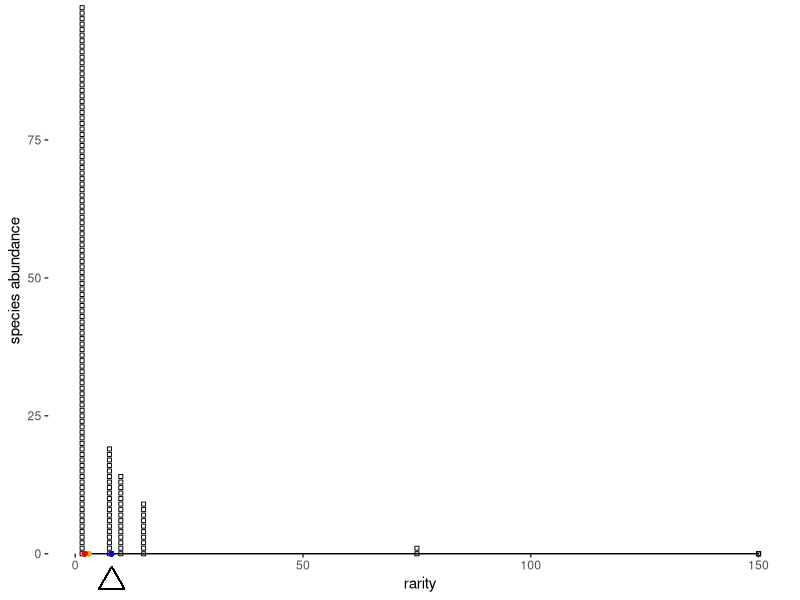
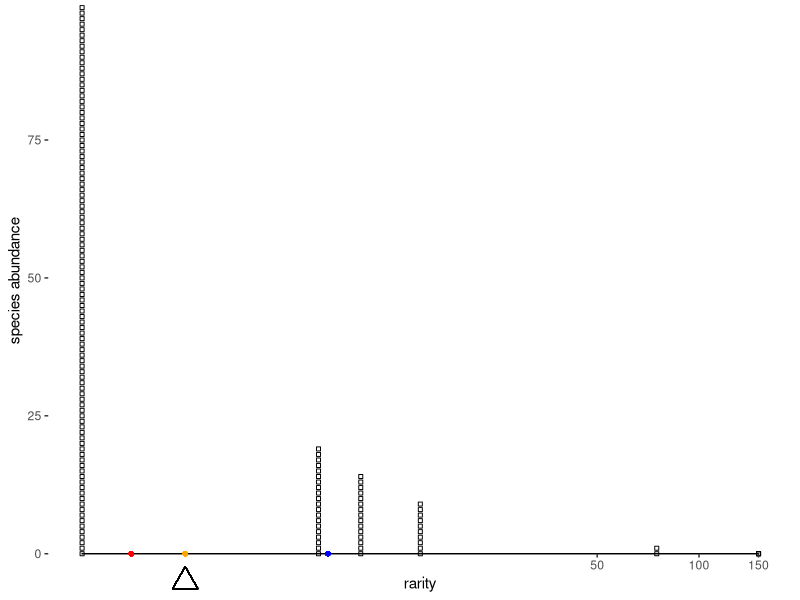
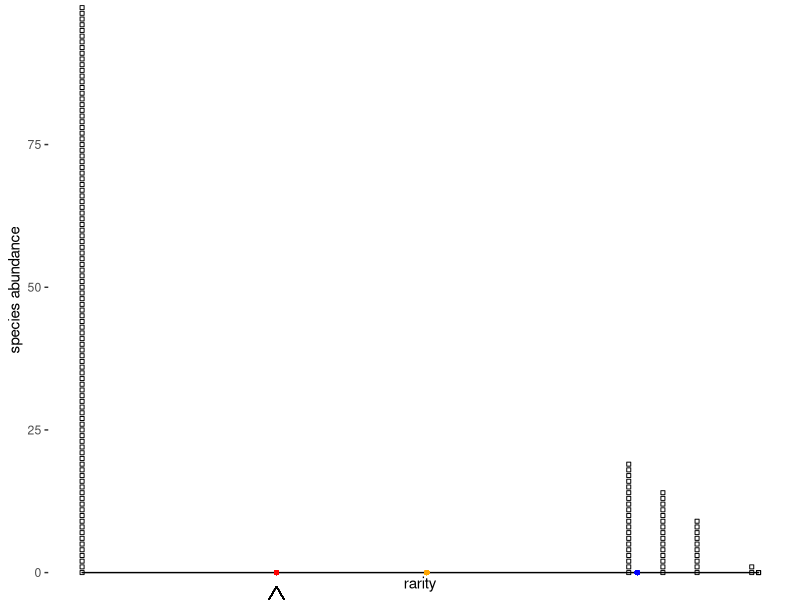

Recreate these plots in R, in order.
library(tidyverse)
library(ggthemes)

theme_set(theme_tufte(base_family = "sans"))

require(scales) # trans_new() is in the scales library
#need the reverse bit for the scaling of the axes to get them in the right orientation
pfun=function(x, pow, rever=F){
	if (pow==0) return(log(x))
    if (rever==T){
    if (pow<0) return(-x^pow)
        return(x^pow)}
	return(x^pow)
}

ipfun=function(x, pow, rever=F){
	if (pow==0) return(exp(x))
    if(rever==T){if (pow<0) return(-x^(1/pow))
        return(x^(1/pow))}
	return(x^(1/pow))
}

#add a diversity function to make graphs more complicated
dfun<-function(ab, l){ipfun(sum(ab*pfun(sum(ab)/ab, l))/sum(ab),l)}

## This is weird craftiness to make functions above work with coord_trans

prettify <- function(breaks){
    # round numbers, more aggressively the larger they are
    digits <- -floor(log10(abs(breaks))) + 1
    digits[breaks == 0] <- 0
    return(round(breaks, digits = digits))
}


power_trans = function(pow) trans_new(name="power"
    , transform = function(x) pfun(x, pow, rever=T)
	, inverse = function(x) ipfun(x, pow, rever=T)
	, breaks = function(x) prettify(trans_breaks(function(x) pfun(x, pow, rever=T), function(x) ipfun(x, pow, rever=T), n =5) (c(0,x)*1.1))
    , domain = c(1, 10000)
)

#add some stupid columns and rows to df to make easier to graph
fancy_rep<-function(df){k<-data.frame(df[rep(1:nrow(df), df$abundance),])
    k %>% group_by(abundance) %>% mutate(gr=1:abundance)}

#Function to plot everything, with some complicated parts inside
rarity_plot <- function(abundance, p){
	rf <- tibble(names = as.factor(1:length(abundance))
		, abundance
		, rarity = sum(abundance)/abundance
	)
	div <- summarise(rf, div=ipfun(
		sum(abundance*pfun(rarity, p))/sum(abundance)
		, p
	)) %>% pull(div)
	rf2<-fancy_rep(rf) 
	
	rp <- (ggplot(rf2, aes(x=rarity))
		+ geom_point(aes(y=gr-1), size=1.2, shape=22)

		#This makes a line instead of a stack of points
		# + geom_segment(aes(x=rarity, xend=rarity, y=abundance, yend=0)
		#	, size=1.6)
	
		# Transformation stuff (one or both?)
		+ coord_trans(x=power_trans(pow=p), y="identity", clip="off")
		# + scale_x_continuous(trans=power_trans(pow=p))
		
		# fix x-axis in place 
		+ scale_y_continuous(expand=c(0,0))

		# make axis lines... it is just a line segment from min to max of the provided data. teh breaks are provided in scale_x_continuous or scale_y_continuous, wich in turn can get them from 
		+ geom_rangeframe(data=data.frame(rarity=c(min(rf$rarity), max(rf$rarity)), abundance=c(0,max(rf$abundance)+10)))
	# + geom_point(aes(x=div, y=-2, color="red"))
	
	    + theme(legend.position="none")
	+labs(y="species abundance")
	
	+ geom_point(x=dfun(ab,1), y=0, color="blue", size=1)
	+ geom_point(x=dfun(ab,0), y=0, color="orange", size=1)
	+ geom_point(x=dfun(ab,-1), y=0, color="red", size=1)
	+ geom_point(x=div, y=-0.05*max(ab), size=6, shape=2)
	)
	return(rp)
}

#provide abundance vectors
ab <- c(20,30,50)
ab<-c(100, 20, 15, 10, 2, 1, 1,1)
# ab<-c(50,20,30,5,3,2)

#actually plot data
rarity_plot(ab,1)
rarity_plot(ab, 0)
rarity_plot(ab, -1)
